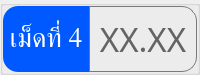
                     <widget class="QGroupBox" name="thickness_val_group_4">
                      <property name="minimumSize">
                       <size>
                        <width>0</width>
                        <height>0</height>
                       </size>
                      </property>
                      <property name="maximumSize">
                       <size>
                        <width>16777215</width>
                        <height>60</height>
                       </size>
                      </property>
                      <property name="styleSheet">
                       <string notr="true">color: rgb(255, 255, 255);</string>
                      </property>
                      <layout class="QHBoxLayout" name="horizontalLayout_19">
                       <property name="spacing">
                        <number>0</number>
                       </property>
                       <property name="leftMargin">
                        <number>0</number>
                       </property>
                       <property name="topMargin">
                        <number>0</number>
                       </property>
                       <property name="rightMargin">
                        <number>0</number>
                       </property>
                       <property name="bottomMargin">
                        <number>0</number>
                       </property>
                       <item>
                        <widget class="QLabel" name="thickness_val_title_4">
                         <property name="minimumSize">
                          <size>
                           <width>80</width>
                           <height>0</height>
                          </size>
                         </property>
                         <property name="maximumSize">
                          <size>
                           <width>110</width>
                           <height>16777215</height>
                          </size>
                         </property>
                         <property name="font">
                          <font>
                           <family>Kanit</family>
                           <pointsize>20</pointsize>
                           <italic>false</italic>
                           <bold>false</bold>
                           <underline>false</underline>
                           <strikeout>false</strikeout>
                          </font>
                         </property>
                         <property name="styleSheet">
                          <string notr="true">background-color: #0059fe;
border-top-left-radius: 15px;
border-bottom-left-radius: 15px;</string>
                         </property>
                         <property name="text">
                          <string>เม็ดที่ 4</string>
                         </property>
                         <property name="alignment">
                          <set>Qt::AlignmentFlag::AlignCenter</set>
                         </property>
                        </widget>
                       </item>
                       <item>
                        <widget class="QFrame" name="thickness_val_frame_4">
                         <property name="minimumSize">
                          <size>
                           <width>0</width>
                           <height>0</height>
                          </size>
                         </property>
                         <property name="styleSheet">
                          <string notr="true">border: solid;
border-width: 1px;
border-color: rgb(121, 121, 121);
border-top-right-radius: 15px;
border-bottom-right-radius: 15px;</string>
                         </property>
                         <property name="frameShape">
                          <enum>QFrame::Shape::StyledPanel</enum>
                         </property>
                         <property name="frameShadow">
                          <enum>QFrame::Shadow::Raised</enum>
                         </property>
                         <layout class="QHBoxLayout" name="horizontalLayout_20">
                          <item>
                           <widget class="QPushButton" name="thickness_val_4">
                            <property name="font">
                             <font>
                              <family>Kanit</family>
                              <pointsize>25</pointsize>
                             </font>
                            </property>
                            <property name="styleSheet">
                             <string notr="true">border: none;
color: rgb(100, 100, 100);</string>
                            </property>
                            <property name="text">
                             <string>XX.XX</string>
                            </property>
                           </widget>
                          </item>
                         </layout>
                        </widget>
                       </item>
                      </layout>
                     </widget>
